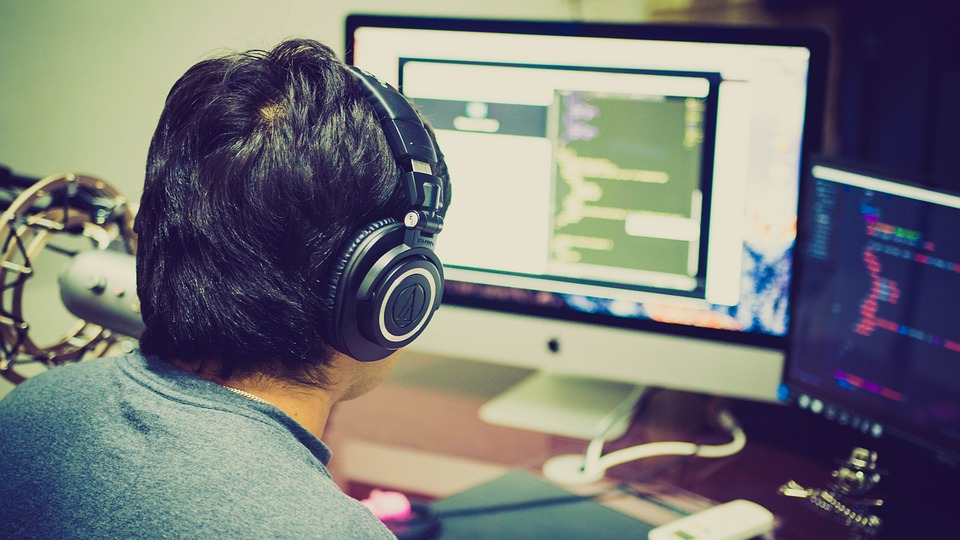
#> input picture Open CV/assets/logo.jpg, 960 x 540 px
$ jupyter execute 1.opencv_basics.ipynb
#> lines starting #> are read from the running program, lines starting #| are printed output that depends on the picture
[cell 1]
# OpenCV Python : Image Processing , object detection

# OPEN CV is an open source , computer vision library ,that is used to perform image analysis, vido analysis
    #- , image processing , manipulation .

[cell 2]
# TODO
# 0. package installation :  pip install opencv-python
# 1. loading an image
# 2. Displaying an image
# 3. Resizing an image
# 4. Rotating an image

[cell 3]
import cv2

# 1. loading an image

# load an image  [path]       [mode that i want to open image in] : color mode , grayscale mode , image as is
img = cv2.imread('assets/logo.jpg',0)
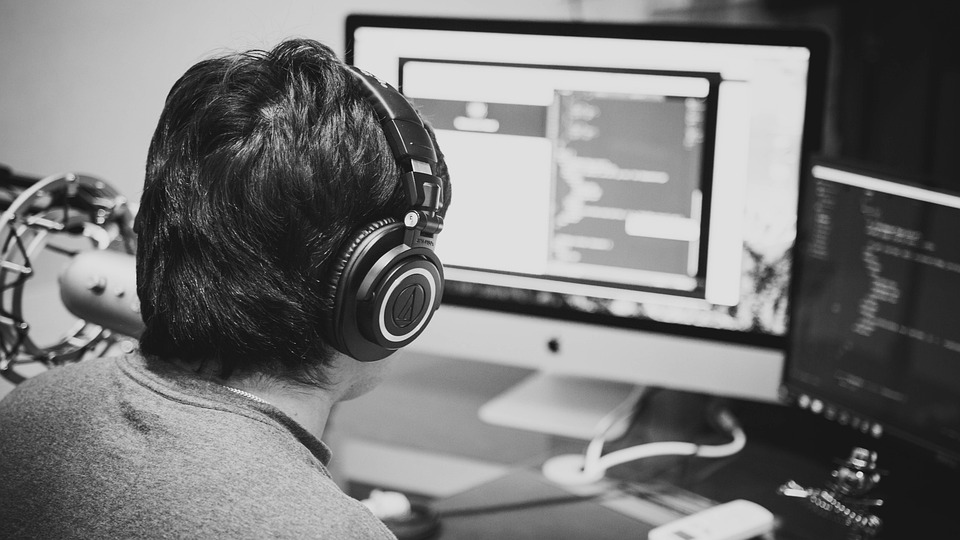
#> img: shape (540, 960); min 0, max 252, mean 119.6
# -1 , cv2.IMREAD_COLOR : Loads a color image , Any Transparency of image will be neglected . It is default falg .
# 0 , cv2.IMREAD_GRAYSCALE : loads in greyscale image
# 1 , cv2.IMREAD_UNCHANGED : Loads image as such includeing alpha channel

# 2. Displaying an image
cv2.imshow('image',img)
            # [ image = label for window ]

# close the window
cv2.waitKey(0) # 0: will wait for infinite amount of time till i press any key in the keywords , 5: wait 5 seconds


cv2.destroyAllWindows()

[cell 4]
# 3. Resizing an image

import cv2
img = cv2.imread('assets/logo.jpg',0)
img = cv2.resize(img,(400,400))
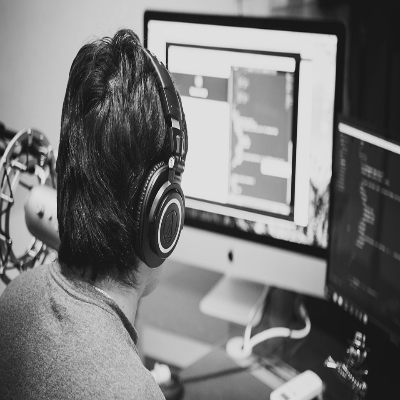
#> img: shape (400, 400); min 4, max 245, mean 119.5

cv2.imshow('image',img)
cv2.waitKey(0)
cv2.destroyAllWindows()

[cell 5]
# to make the image 1/2 or 1/4 of the height
import cv2
img = cv2.imread('assets/logo.jpg',0)
img = cv2.resize(img,(0,0),fx=0.5,fy=0.5) # scale down the image by half
#> img: shape (270, 480)

cv2.imshow('image',img)
cv2.waitKey(0)
cv2.destroyAllWindows()
